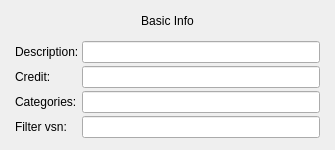
<?xml version="1.0" encoding="UTF-8"?>
<ui version="4.0">
 <class>JSONGUIBasicInfo</class>
 <widget class="QWidget" name="JSONGUIBasicInfo">
  <property name="geometry">
   <rect>
    <x>0</x>
    <y>0</y>
    <width>335</width>
    <height>150</height>
   </rect>
  </property>
  <property name="sizePolicy">
   <sizepolicy hsizetype="Expanding" vsizetype="Fixed">
    <horstretch>0</horstretch>
    <verstretch>0</verstretch>
   </sizepolicy>
  </property>
  <property name="windowTitle">
   <string>Form</string>
  </property>
  <layout class="QVBoxLayout" name="verticalLayout">
   <property name="spacing">
    <number>3</number>
   </property>
   <property name="leftMargin">
    <number>3</number>
   </property>
   <property name="topMargin">
    <number>3</number>
   </property>
   <property name="rightMargin">
    <number>3</number>
   </property>
   <property name="bottomMargin">
    <number>12</number>
   </property>
   <item>
    <widget class="QLabel" name="label_5">
     <property name="text">
      <string>Basic Info</string>
     </property>
     <property name="alignment">
      <set>Qt::AlignCenter</set>
     </property>
    </widget>
   </item>
   <item>
    <layout class="QFormLayout" name="formLayout">
     <property name="fieldGrowthPolicy">
      <enum>QFormLayout::ExpandingFieldsGrow</enum>
     </property>
     <property name="leftMargin">
      <number>12</number>
     </property>
     <property name="topMargin">
      <number>0</number>
     </property>
     <property name="rightMargin">
      <number>12</number>
     </property>
     <property name="bottomMargin">
      <number>0</number>
     </property>
     <item row="1" column="0">
      <widget class="QLabel" name="label_2">
       <property name="text">
        <string>Credit:</string>
       </property>
      </widget>
     </item>
     <item row="1" column="1">
      <widget class="QLineEdit" name="creditEdit"/>
     </item>
     <item row="2" column="0">
      <widget class="QLabel" name="label_3">
       <property name="text">
        <string>Categories:</string>
       </property>
      </widget>
     </item>
     <item row="2" column="1">
      <widget class="QLineEdit" name="categoriesEdit"/>
     </item>
     <item row="3" column="0">
      <widget class="QLabel" name="label_4">
       <property name="text">
        <string>Filter vsn:</string>
       </property>
      </widget>
     </item>
     <item row="3" column="1">
      <widget class="QLineEdit" name="vsnEdit"/>
     </item>
     <item row="0" column="0">
      <widget class="QLabel" name="label">
       <property name="text">
        <string>Description:</string>
       </property>
      </widget>
     </item>
     <item row="0" column="1">
      <widget class="QLineEdit" name="descriptionEdit"/>
     </item>
    </layout>
   </item>
  </layout>
 </widget>
 <resources/>
 <connections/>
</ui>
